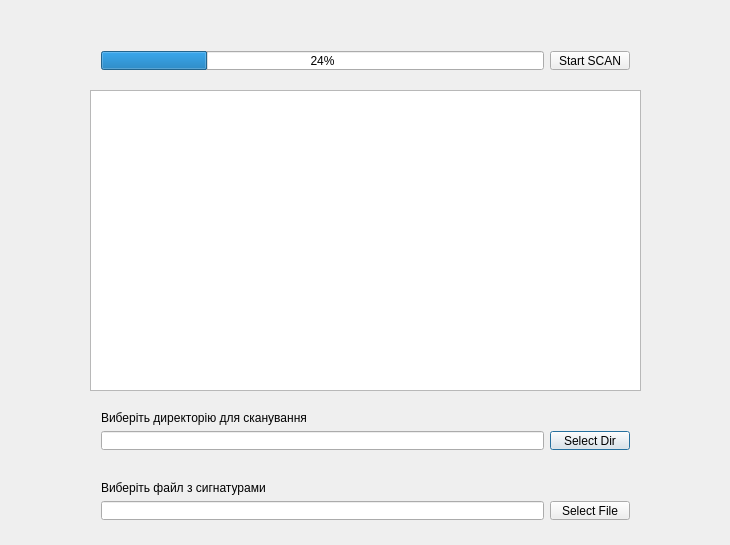
<?xml version="1.0" encoding="UTF-8"?>
<ui version="4.0">
 <class>Dialog</class>
 <widget class="QDialog" name="Dialog">
  <property name="geometry">
   <rect>
    <x>0</x>
    <y>0</y>
    <width>730</width>
    <height>545</height>
   </rect>
  </property>
  <property name="windowTitle">
   <string>Dialog</string>
  </property>
  <widget class="QWidget" name="verticalLayoutWidget">
   <property name="geometry">
    <rect>
     <x>90</x>
     <y>400</y>
     <width>551</width>
     <height>61</height>
    </rect>
   </property>
   <layout class="QVBoxLayout" name="verticalLayout">
    <item>
     <widget class="QLabel" name="label">
      <property name="text">
       <string>Виберіть директорію для сканування</string>
      </property>
     </widget>
    </item>
    <item>
     <layout class="QHBoxLayout" name="horizontalLayout">
      <item>
       <widget class="QLineEdit" name="ScanPath"/>
      </item>
      <item>
       <widget class="QPushButton" name="DirSelect">
        <property name="text">
         <string>Select Dir</string>
        </property>
       </widget>
      </item>
     </layout>
    </item>
   </layout>
  </widget>
  <widget class="QWidget" name="verticalLayoutWidget_2">
   <property name="geometry">
    <rect>
     <x>90</x>
     <y>470</y>
     <width>551</width>
     <height>61</height>
    </rect>
   </property>
   <layout class="QVBoxLayout" name="verticalLayout_2">
    <item>
     <widget class="QLabel" name="label_2">
      <property name="text">
       <string>Виберіть файл з сигнатурами</string>
      </property>
     </widget>
    </item>
    <item>
     <layout class="QHBoxLayout" name="horizontalLayout_2">
      <item>
       <widget class="QLineEdit" name="FilePath"/>
      </item>
      <item>
       <widget class="QPushButton" name="FileSelect">
        <property name="text">
         <string>Select File</string>
        </property>
       </widget>
      </item>
     </layout>
    </item>
   </layout>
  </widget>
  <widget class="QWidget" name="verticalLayoutWidget_3">
   <property name="geometry">
    <rect>
     <x>90</x>
     <y>20</y>
     <width>551</width>
     <height>61</height>
    </rect>
   </property>
   <layout class="QVBoxLayout" name="verticalLayout_3">
    <item>
     <widget class="QLabel" name="label_3">
      <property name="text">
       <string/>
      </property>
     </widget>
    </item>
    <item>
     <layout class="QHBoxLayout" name="horizontalLayout_3">
      <item>
       <widget class="QProgressBar" name="progressBar">
        <property name="value">
         <number>24</number>
        </property>
       </widget>
      </item>
      <item>
       <widget class="QPushButton" name="StartScan">
        <property name="text">
         <string>Start SCAN</string>
        </property>
       </widget>
      </item>
     </layout>
    </item>
   </layout>
  </widget>
  <widget class="QListWidget" name="reportList">
   <property name="geometry">
    <rect>
     <x>90</x>
     <y>90</y>
     <width>551</width>
     <height>301</height>
    </rect>
   </property>
  </widget>
 </widget>
 <layoutdefault spacing="6" margin="11"/>
 <resources/>
 <connections/>
</ui>
